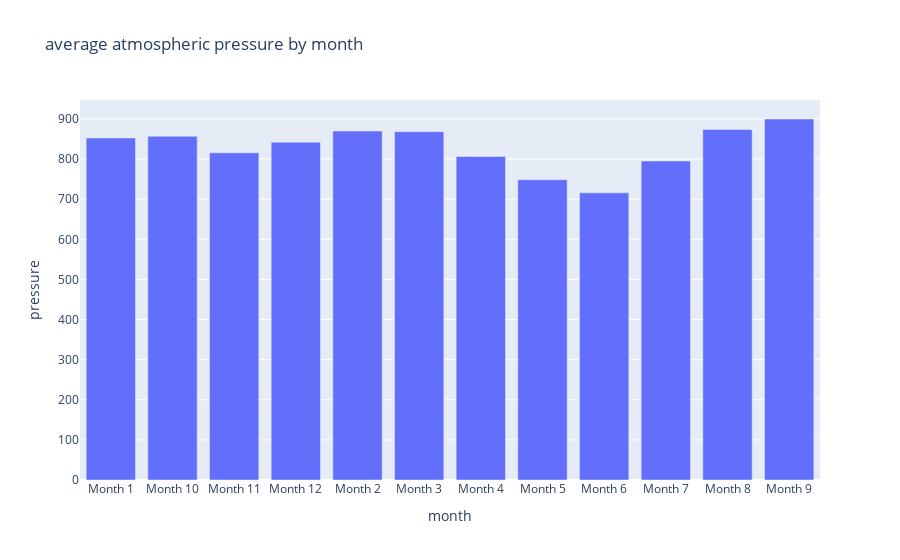

The notebook cell saved with this chart:
### Code cell
# Create a bar chart of the average atmospheric pressure by month
px.bar(df_pressure_avg , x = 'month', y = 'pressure', title = "average atmospheric pressure by month")

### Figure 1 — Plotly figure (JSON) as saved in the notebook; plotly's stock layout.template omitted (floating-point values rounded to 4 significant figures)
{"data": [{"alignmentgroup": "True", "hovertemplate": "month=%{x}<br>pressure=%{y}<extra></extra>", "legendgroup": "", "marker": {"color": "#636efa", "pattern": {"shape": ""}}, "name": "", "offsetgroup": "", "orientation": "v", "showlegend": false, "textposition": "auto", "type": "bar", "x": ["Month 1", "Month 10", "Month 11", "Month 12", "Month 2", "Month 3", "Month 4", "Month 5", "Month 6", "Month 7", "Month 8", "Month 9"], "xaxis": "x", "y": [852.7, 856.7, 815.6, 842.2, 869.9, 868.3, 806.3, 748.6, 715.8, 795.1, 873.8, 899.9], "yaxis": "y"}], "layout": {"autosize": true, "barmode": "relative", "legend": {"tracegroupgap": 0}, "title": {"text": "average atmospheric pressure by month"}, "xaxis": {"anchor": "y", "autorange": true, "domain": [0, 1], "range": [-0.5, 11.5], "title": {"text": "month"}, "type": "category"}, "yaxis": {"anchor": "x", "autorange": true, "domain": [0, 1], "range": [0, 947.2], "title": {"text": "pressure"}, "type": "linear"}}}
